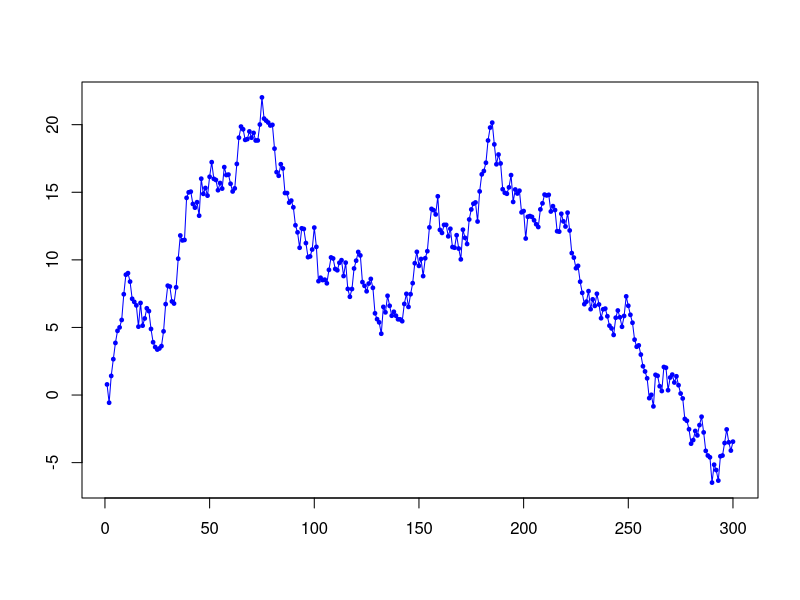

Write R code to recreate this figure. (Note: this script raises an error after producing the figure.)
## ---- chunk 1
# Simulate : White noise, Random Walk
set.seed(102)
sigma_ux <- 1 ; 
T <- 300      # T = sample size (length of TS to simulate)
# Simulate white Noise: u_{xt} ~ iidN(0,1), for t = 1, ..., T   
u = rnorm(T+1, mean = 0, sd = sigma_ux);  
# Loop to simulate observations of Random Walk : X_t = X_{t-1} + u_{xt} , 
X.RW      <- NA*matrix(0,T+1,1) # empty vector ( T X 1 )
X.RW[1]   <- 0 # initial value of RW set arbitrarily = 0 (unconditional mean)

# 'for' loop to generate all observations of RW form 2 to T
for (t in 2:(T+1)){ X.RW[t] <- X.RW[t-1] + u[t] }
X.RW <- X.RW[-1,] # delete initial observation which was set to 0    

# plot simulated RW (X_t) and its innovations (u_xt)
# dev.off()
plot(
  X.RW, type='o', 
  pch=19, col="blue", cex = 0.5,
  main=TeX('White Noise and Random Walk'), 
  xlab='time', ylab='')
abline(0,0)
lines(u, type='o', pch=19, col="red", cex = 0.5)
legend(
  "bottomleft", pch=c(19,19), col=c("blue", "red"),
  legend=c(TeX('RW: $X_t = X_{t-1} + u_{x,t}$   '), TeX('WN: $u_{x,t} \\sim iidN(0,1)$   ')))

## ---- chunk 2
# Simulate AR(1) and plot acf
set.seed(102)
sigma_ux <- 1 ; 
T<- 200
u    <- rnorm(T+1, mean = 0, sd = sigma_ux) #WN
phi  <- 0.5                                 # AR 1 coefficient 

X.AR1.stat    <- NA*matrix(0,T,1) # empty vector ( T X 1 )
X.AR1.nonstat <- NA*matrix(0,T,1) # empty vector ( T X 1 )

X.AR1.nonstat[1] <- 0 # both processes start at t= 0 from the value 0
X.AR1.stat[1]    <- 0  
for (t in 2:T){
  X.AR1.nonstat[t] <- X.AR1.nonstat[t-1] + u[t];
  X.AR1.stat[t]    <- phi*X.AR1.stat[t-1] + u[t] 
}

y.range <-range(as.matrix(c(X.AR1.stat,X.AR1.nonstat)),na.rm = TRUE, finite = FALSE) 

par(mfrow=c(2,2))

plot(
  X.AR1.nonstat, 
  type='o', pch=19, col="blue", cex = 0.5,
  main=TeX('AR(1): $X_t = X_{t-1} + u_{x,t},  u_{x,t} \\sim iidN(0,1)$'), 
  xlab='time', ylab='')
abline(0,0)

plot(
  X.AR1.stat, 
  type='o', pch=19, col="red", cex = 0.5,
  main=TeX('AR(1): $X_t = 0.5 X_{t-1} + u_{x,t},  u_{x,t} \\sim iidN(0,1)$'), 
  xlab='time', ylab='')

# plot Autocorrelation function (acf)
lag.max.acf = 20;
acf(
  X.AR1.nonstat, 
  main=TeX('ACF, AR(1) NON-stationary'), 
  lag.max = lag.max.acf, xlab = "lag ")

acf(
  X.AR1.stat, 
  main=TeX('ACF, AR(1) stationary'), 
  lag.max = lag.max.acf, xlab = "lag ")
## ---- chunk 3



phi_vec     = c(0.95, 0.95)
c_vec       = c(0,0)
sigma_u_vec = c(1,1) 
T           = 60

output_temp <- independent_AR_simulation(phi_vec, c_vec, sigma_u_vec, T)
AR_sim <- output_temp$AR_sim_mat
u_sim  <- output_temp$u_sim_mat
## ---- chunk 4
par(mfrow=c(2,2))

plot(
  u_sim[,1], 
  type='o', pch=19, col="blue", cex = 0.5,
  main=TeX('AR innovation: $u_{x,t}$'), 
  xlab='time', ylab='')
abline(0,0)

plot(
  u_sim[,2], 
  type='o', pch=19, col="red", cex = 0.5,
  main=TeX('AR innovation: $u_{y,t}$'), 
  xlab='time', ylab='')
abline(0,0)

# ACFs
lag.max.acf = 30

acf(
  u_sim[,1], 
  main=TeX('ACF, AR: $x_t = \\phi_1 x_{t-1} + u_{x,t}$'), 
  lag.max = lag.max.acf, xlab = "lag ")

acf(
  u_sim[,2], 
  main=TeX('ACF, AR: $y_t = \\phi_2 y_{t-1} + u_{y,t}$'), 
  lag.max = lag.max.acf, xlab = "lag ")
## ---- chunk 5
par(mfrow=c(1,1))
plot(x = u_sim[,1], y = u_sim[,2], 
     col = "blue", lwd =1, 
     xlab=TeX("$u_{x,t}$"), ylab=TeX("$u_{y,t}$"),
     main=TeX('$u_{y,t}$ vs. $u_{x,t}$'))
reg1  <- lm(u_sim[,2] ~ u_sim[,1])

abline(reg1, col="red", lwd=2)

stargazer(list(reg1),type="text")
summary(reg1)

## ---- chunk 6
par(mfrow=c(2,2))

plot(
  AR_sim[,1], 
  type='o', pch=19, col="blue", cex = 0.5,
  main=TeX('AR: $x_t = \\phi_1 x_{t-1} + u_{x,t}$'), 
  xlab='time', ylab='')
abline(0,0)

plot(
  AR_sim[,2], 
  type='o', pch=19, col="red", cex = 0.5,
  main=TeX('AR: $y_t = \\phi_2 y_{t-1} + u_{y,t}$'), 
  xlab='time', ylab='')
abline(0,0)

lag.max.acf = 30
acf(
  AR_sim[,1], 
  main=TeX('ACF, AR: $x_t = \\phi_1 x_{t-1} + u_{x,t}$'), 
  lag.max = lag.max.acf, xlab = "lag ")

acf(
  AR_sim[,2], 
  main=TeX('ACF, AR: $y_t = \\phi_2 y_{t-1} + u_{y,t}$'), 
  lag.max = lag.max.acf, xlab = "lag ")

## ---- chunk 7
#################################################
# scatterplot of y_t vs. x_t
#################################################
par(mfrow=c(1,1))
plot(x = AR_sim[,1], y = AR_sim[,2], 
     col = "blue", lwd =1, 
     xlab=TeX("$x_{t}$"), ylab=TeX("$y_{t}$"),
     main=TeX('$y_{t}$ vs. $x_{t}$'),   )

reg2  <- lm(AR_sim[,2] ~ AR_sim[,1])
stargazer(list(reg2),type="text")
summary(reg2)
abline(reg2, col="red", lwd=2) # display regression line on scatterplot (y~x)
## ---- chunk 8
stargazer(list(reg1,reg2), type = "text")
# Magics: you can save tabel directly in latex !!!!!!!!!!!!!!!!!!!
# stargazer(list(reg1,reg2),
#           align=TRUE, type = "text", no.space = TRUE,
#           title = "Table X", out = "fit.tex")
